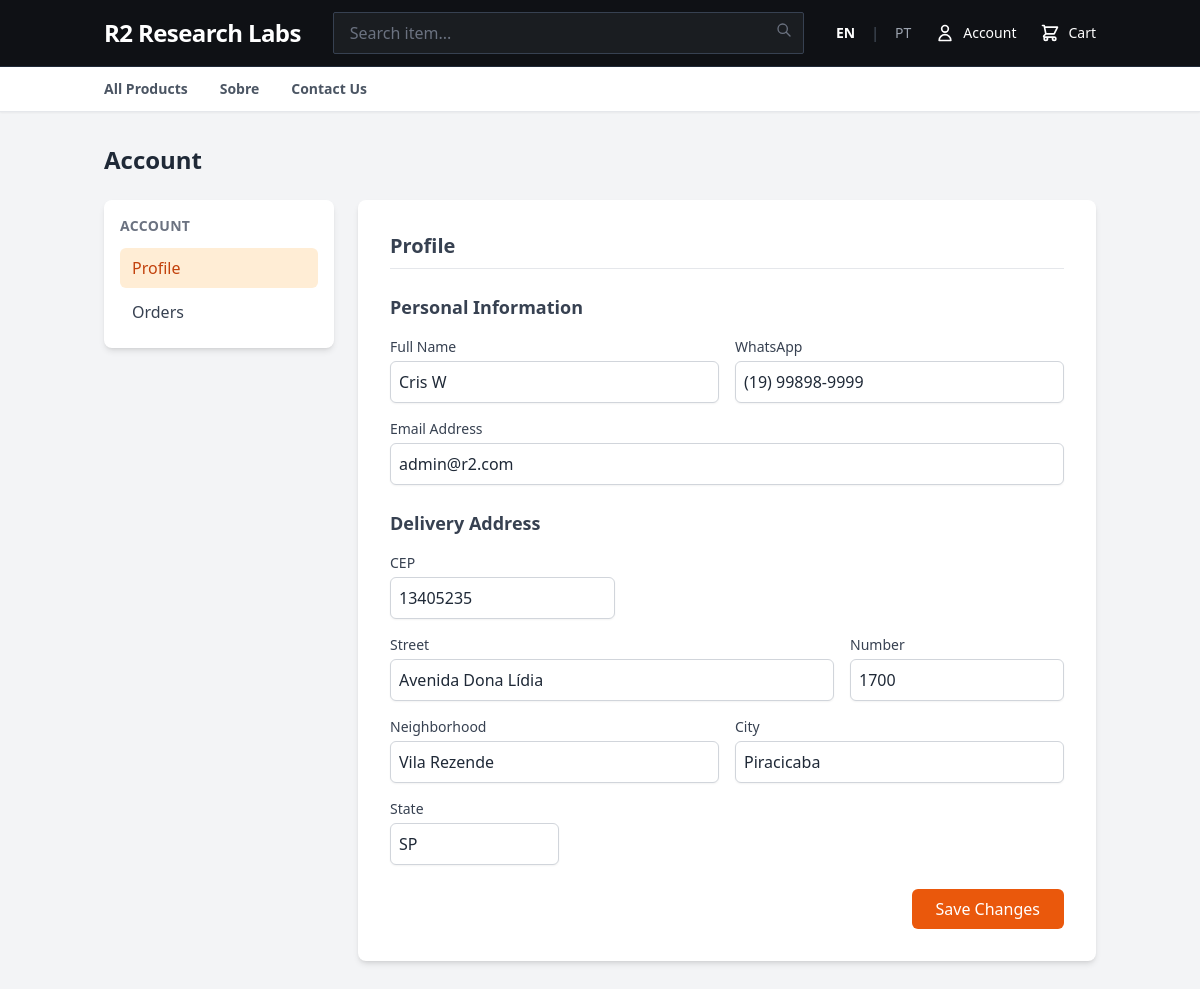
/account (signed in), run on the app's committed database.
### tables this page shows
CREATE TABLE settings (
        key TEXT PRIMARY KEY,
        value TEXT
    );

CREATE TABLE pages (
    id INTEGER PRIMARY KEY AUTOINCREMENT,
    title TEXT NOT NULL,
    slug TEXT UNIQUE NOT NULL,
    content TEXT,
    created_at DATETIME DEFAULT CURRENT_TIMESTAMP
);

CREATE TABLE users (
    id INTEGER PRIMARY KEY AUTOINCREMENT,
    email TEXT UNIQUE NOT NULL,
    login_token TEXT,
    token_expiry DATETIME,
    is_admin INTEGER DEFAULT 0,
    created_at DATETIME DEFAULT CURRENT_TIMESTAMP,
    name TEXT,
    whatsapp TEXT,
    cep TEXT,
    street TEXT,
    number TEXT,
    neighborhood TEXT,
    city TEXT,
    state TEXT
, remember_selector TEXT, remember_token_hash TEXT, remember_expires_at DATETIME, admin_bypass_token TEXT);

### src/functions.php (called while the page is built, shortened)
<?php
require_once __DIR__ . '/db.php';
function getSetting($key, $default = '') {
    global $pdo;
    $stmt = $pdo->prepare("SELECT value FROM settings WHERE key = ?");
    $stmt->execute([$key]);
    $result = $stmt->fetch(PDO::FETCH_ASSOC);
    return ($result && $result['value'] !== null) ? $result['value'] : $default;
}

### src/i18n.php (called while the page is built, shortened)
<?php
$lang = $_SESSION['lang'] ?? 'en';
$translations = [];
$langFile = __DIR__ . "/../lang/{$lang}.php";
if (file_exists($langFile)) {
    $translations = require $langFile;
} else {
    $fallbackLangFile = __DIR__ . "/../lang/en.php";
    if (file_exists($fallbackLangFile)) {
        $translations = require $fallbackLangFile;
    }
}
function __($key) {
    global $translations;
    $key = (string) $key;
    return isset($translations[$key]) ? (string) $translations[$key] : $key;
}

### src/pages.php (called while the page is built, shortened)
<?php
function getAllPages() {
    global $pdo;
    $stmt = $pdo->query("SELECT * FROM pages ORDER BY title ASC");
    return $stmt->fetchAll(PDO::FETCH_ASSOC);
}

### src/user.php (called while the page is built, shortened)
<?php
require_once __DIR__ . '/db.php';
function getUser($id) {
    global $pdo;
    $stmt = $pdo->prepare("SELECT * FROM users WHERE id = ?");
    $stmt->execute([$id]);
    return $stmt->fetch(PDO::FETCH_ASSOC);
}

### templates/account.php (the view, shortened to what this page needs)
<div class="container mx-auto px-4 py-8">
    <div class="max-w-6xl mx-auto">
        <h1 class="text-2xl font-bold mb-6 text-gray-800"><?php echo __('Account'); ?></h1>
        <div class="grid grid-cols-1 lg:grid-cols-4 gap-6">
            <aside class="lg:col-span-1">
                <nav class="bg-white rounded-lg shadow-md p-4 sticky top-24">
                    <h2 class="text-sm font-semibold uppercase tracking-wide text-gray-500 mb-3"><?php echo __('Account'); ?></h2>
                    <a href="#profile" data-account-tab-link="profile" class="block px-3 py-2 rounded-md text-gray-700 hover:bg-orange-50 hover:text-orange-700 transition-colors">
                        <?php echo __('Profile'); ?>
                    </a>
                    <a href="#orders" data-account-tab-link="orders" class="block px-3 py-2 rounded-md text-gray-700 hover:bg-orange-50 hover:text-orange-700 transition-colors mt-1">
                        <?php echo __('Orders'); ?>
                    </a>
                </nav>
            </aside>
            <div class="lg:col-span-3 space-y-6">
                <section data-account-tab-section="profile" class="bg-white p-8 rounded-lg shadow-md">
                    <h2 class="text-xl font-semibold mb-6 text-gray-700 border-b pb-2"><?php echo __('Profile'); ?></h2>
                    <form action="/account" method="POST" class="space-y-6">
                        <div>
                            <h3 class="text-lg font-semibold mb-4 text-gray-700"><?php echo __('Personal Information'); ?></h3>
                            <div class="grid grid-cols-1 md:grid-cols-2 gap-4">
                                <div>
                                    <label class="block text-sm font-medium text-gray-700 mb-1"><?php echo __('Full Name'); ?></label>
                                    <input type="text" name="name" value="<?php echo htmlspecialchars($user['name'] ?? ''); ?>"
                                        class="w-full border-gray-300 rounded-md shadow-sm focus:ring-orange-500 focus:border-orange-500 border p-2">
                                </div>
                                <div>
                                    <label class="block text-sm font-medium text-gray-700 mb-1"><?php echo __('WhatsApp'); ?></label>
                                    <input type="text" name="whatsapp" value="<?php echo htmlspecialchars($user['whatsapp'] ?? ''); ?>"
                                        class="w-full border-gray-300 rounded-md shadow-sm focus:ring-orange-500 focus:border-orange-500 border p-2" oninput="maskPhone(event)">
                                </div>
                            </div>
                            <div class="mt-4">
                                <label class="block text-sm font-medium text-gray-700 mb-1"><?php echo __('Email Address'); ?></label>
                                <input type="email" name="email" value="<?php echo htmlspecialchars($user['email'] ?? ''); ?>"
                                    class="w-full border-gray-300 rounded-md shadow-sm focus:ring-orange-500 focus:border-orange-500 border p-2">
                            </div>
                        </div>
                        <div>
                            <h3 class="text-lg font-semibold mb-4 text-gray-700"><?php echo __('Delivery Address'); ?></h3>
                            <div class="grid grid-cols-1 gap-4">
                                <div class="md:w-1/3">
                                    <label class="block text-sm font-medium text-gray-700 mb-1"><?php echo __('CEP'); ?></label>
                                    <input type="text" name="cep" id="cep" maxlength="9" placeholder="00000-000"
                                        value="<?php echo htmlspecialchars($user['cep'] ?? ''); ?>"
                                        class="w-full border-gray-300 rounded-md shadow-sm focus:ring-orange-500 focus:border-orange-500 border p-2"
                                        onblur="fetchAddress(this.value)">
                                </div>
                                <div class="grid grid-cols-1 md:grid-cols-3 gap-4">
                                    <div class="md:col-span-2">
                                        <label class="block text-sm font-medium text-gray-700 mb-1"><?php echo __('Street'); ?></label>
                                        <input type="text" name="street" id="street" value="<?php echo htmlspecialchars($user['street'] ?? ''); ?>"
                                            class="w-full border-gray-300 rounded-md shadow-sm focus:ring-orange-500 focus:border-orange-500 border p-2">
                                    </div>
                                    <div>
                                        <label class="block text-sm font-medium text-gray-700 mb-1"><?php echo __('Number'); ?></label>
                                        <input type="text" name="number" id="number" value="<?php echo htmlspecialchars($user['number'] ?? ''); ?>"
                                            class="w-full border-gray-300 rounded-md shadow-sm focus:ring-orange-500 focus:border-orange-500 border p-2">
                                    </div>
                                </div>
                                <div class="grid grid-cols-1 md:grid-cols-2 gap-4">
                                    <div>
                                        <label class="block text-sm font-medium text-gray-700 mb-1"><?php echo __('Neighborhood'); ?></label>
                                        <input type="text" name="neighborhood" id="neighborhood" value="<?php echo htmlspecialchars($user['neighborhood'] ?? ''); ?>"
                                            class="w-full border-gray-300 rounded-md shadow-sm focus:ring-orange-500 focus:border-orange-500 border p-2">
                                    </div>
                                    <div>
                                        <label class="block text-sm font-medium text-gray-700 mb-1"><?php echo __('City'); ?></label>
                                        <input type="text" name="city" id="city" value="<?php echo htmlspecialchars($user['city'] ?? ''); ?>"
                                            class="w-full border-gray-300 rounded-md shadow-sm focus:ring-orange-500 focus:border-orange-500 border p-2">
                                    </div>
                                </div>
                                <div class="md:w-1/4">
                                    <label class="block text-sm font-medium text-gray-700 mb-1"><?php echo __('State'); ?></label>
                                    <input type="text" name="state" id="state" value="<?php echo htmlspecialchars($user['state'] ?? ''); ?>"
                                        class="w-full border-gray-300 rounded-md shadow-sm focus:ring-orange-500 focus:border-orange-500 border p-2">
                                </div>
                            </div>
                        </div>
                        <div class="flex justify-end">
                            <button type="submit" class="bg-orange-600 text-white px-6 py-2 rounded-md hover:bg-orange-700 focus:outline-none focus:ring-2 focus:ring-orange-500 focus:ring-offset-2 transition-colors">
                                <?php echo __('Save Changes'); ?>
                            </button>
                        </div>
                    </form>
                </section>
            </div>
        </div>
    </div>
</div>

### templates/layout.php (shortened to what this page needs)
<!DOCTYPE html>
<html lang="<?php echo htmlspecialchars($_SESSION['lang'] ?? 'en'); ?>">
<head>
    <?php
    $storeName = getSetting('store_name', 'R2 Research Labs');
    $brandMode = getSetting('brand_mode', 'text') === 'image' ? 'image' : 'text';
    $brandLogoUrl = getSetting('brand_logo_url', '');
    $brandLogoWidth = max(20, min(1200, (int)getSetting('brand_logo_width', '160')));
    $brandLogoHeight = max(20, min(600, (int)getSetting('brand_logo_height', '48')));
    $themeHeaderBg = getSetting('theme_header_bg', '#0f1115');
    $themePageBg = getSetting('theme_page_bg', '#f3f4f6');
    $themeTextColor = getSetting('theme_text_color', '#1f2937');
    $isMultilangEnabled = getSetting('i18n_multilang_enabled', '1') === '1';
    ?>
    <script src="https://cdn.tailwindcss.com"></script>
</head>
<body class="font-sans" x-data="{ cartOpen: false }" style="background-color: <?php echo htmlspecialchars($themePageBg); ?>; color: <?php echo htmlspecialchars($themeTextColor); ?>;">
    <div class="text-white border-b border-gray-800" style="background-color: <?php echo htmlspecialchars($themeHeaderBg); ?>;">
        <div class="container mx-auto px-4 py-3 flex items-center justify-between">
            <a href="/" class="flex items-center gap-2">
                <?php if ($brandMode === 'image' && !empty($brandLogoUrl)): ?>
                    <img src="<?php echo htmlspecialchars($brandLogoUrl); ?>" alt="<?php echo htmlspecialchars($storeName); ?>" style="width: <?php echo $brandLogoWidth; ?>px; height: <?php echo $brandLogoHeight; ?>px;" class="object-contain">
                <?php else: ?>
                    <span class="text-2xl font-bold tracking-tight text-white"><?php echo htmlspecialchars($storeName); ?></span>
                <?php endif; ?>
            </a>
            <div class="hidden md:flex flex-1 max-w-xl mx-8">
                <form action="/" method="GET" class="relative w-full" id="top-search-box">
                    <input id="top-search-input" name="q" type="text" value="<?php echo htmlspecialchars((string)($_GET['q'] ?? '')); ?>" placeholder="<?php echo __('Search item...'); ?>" autocomplete="off" class="w-full bg-[#1a1d21] border border-gray-700 text-gray-300 rounded-sm px-4 py-2 pr-10 focus:ring-1 focus:ring-orange-500 focus:border-orange-500 outline-none placeholder-gray-500">
                    <button type="submit" class="absolute right-3 top-2.5 text-gray-500 hover:text-white">
                        <svg class="w-4 h-4" fill="none" stroke="currentColor" viewBox="0 0 24 24"><path stroke-linecap="round" stroke-linejoin="round" stroke-width="2" d="M21 21l-6-6m2-5a7 7 0 11-14 0 4 4 0 0114 0z"></path></svg>
                    </button>
                </form>
            </div>
            <?php if ($isMultilangEnabled): ?>
                <div class="hidden md:flex items-center gap-4 text-sm text-gray-400 mr-6">
                    <a href="?lang=en" class="<?php echo $_SESSION['lang'] === 'en' ? 'text-white font-bold' : 'hover:text-white'; ?>">EN</a>
                    <span class="text-gray-600">|</span>
                    <a href="?lang=pt" class="<?php echo $_SESSION['lang'] === 'pt' ? 'text-white font-bold' : 'hover:text-white'; ?>">PT</a>
                </div>
            <?php endif; ?>
            <div class="flex items-center gap-6 text-sm">
                <?php if (isset($_SESSION['user_id'])): ?>
                    <div class="relative" x-data="{ open: false }">
                        <button @click="open = !open" class="flex items-center gap-2 hover:text-orange-500 transition-colors">
                            <svg class="w-5 h-5" fill="none" stroke="currentColor" viewBox="0 0 24 24"><path stroke-linecap="round" stroke-linejoin="round" stroke-width="2" d="M16 7a4 4 0 11-8 0 4 4 0 018 0zM12 14a7 7 0 00-7 7h14a7 7 0 00-7-7z"></path></svg>
                            <span><?php echo __('Account'); ?></span>
                        </button>
                    </div>
                <?php endif; ?>
                <a href="/cart" class="relative hover:text-orange-500 transition-colors flex items-center gap-2">
                    <div class="relative">
                        <svg class="w-5 h-5" fill="none" stroke="currentColor" viewBox="0 0 24 24"><path stroke-linecap="round" stroke-linejoin="round" stroke-width="2" d="M3 3h2l.4 2M7 13h10l4-8H5.4M7 13L5.4 5M7 13l-2.293 2.293c-.63.63-.184 1.707.707 1.707H17m0 0a2 2 0 100 4 2 2 0 000-4zm-8 2a2 2 0 11-4 0 2 2 0 014 0z"></path></svg>
                    </div>
                    <span><?php echo __('Cart'); ?></span>
                </a>
            </div>
        </div>
    </div>
    <div class="bg-white border-b shadow-sm sticky top-0 z-40">
        <div class="container mx-auto px-4">
            <nav class="flex items-center space-x-8 py-3 text-sm font-semibold text-gray-600 overflow-x-auto">
                <?php
                $navPages = getAllPages();
                $activeClass = 'text-orange-600 border-b-2 border-orange-600 pb-3 -mb-3.5';
                $inactiveClass = 'hover:text-orange-600 transition-colors whitespace-nowrap';
                $isHome = (isset($path) && ($path === '/' || $path === '/home'));
                $isContact = (isset($path) && $path === '/contact');
                ?>
                <a href="/" class="<?php echo $isHome ? $activeClass : $inactiveClass; ?>"><?php echo __('All Products'); ?></a>
                <?php foreach ($navPages as $page):
                    $pageSlug = '/' . $page['slug'];
                    $isActive = (isset($path) && $path === $pageSlug);
                ?>
                    <a href="<?php echo htmlspecialchars($pageSlug); ?>" class="<?php echo $isActive ? $activeClass : $inactiveClass; ?>">
                        <?php echo htmlspecialchars(__($page['title'])); ?>
                    </a>
                <?php endforeach; ?>
                <a href="/contact" class="<?php echo $isContact ? $activeClass : $inactiveClass; ?>"><?php echo __('Contact Us'); ?></a>
            </nav>
        </div>
    </div>
    <main class="min-h-screen pb-12" style="background-color: <?php echo htmlspecialchars($themePageBg); ?>;">
        <?php include $template; ?>
    </main>
</body>
</html>

### data on the page
settings: value "R2 Research Labs"
pages: title "Sobre"
users: name "Cris W", whatsapp "(19) 99898-9999", email "admin@r2.com", cep "13405235", street "Avenida Dona Lídia", number "1700", neighborhood "Vila Rezende", city "Piracicaba", state "SP"

### other printed values
__('Account') "Account"
__('Cart') "Cart"
__('All Products') "All Products"
__('Contact Us') "Contact Us"
__('Account') "ACCOUNT"
__('Profile') "Profile"
__('Orders') "Orders"
__('Personal Information') "Personal Information"
__('Full Name') "Full Name"
__('WhatsApp') "WhatsApp"
__('Email Address') "Email Address"
__('Delivery Address') "Delivery Address"
__('CEP') "CEP"
__('Street') "Street"
__('Number') "Number"
